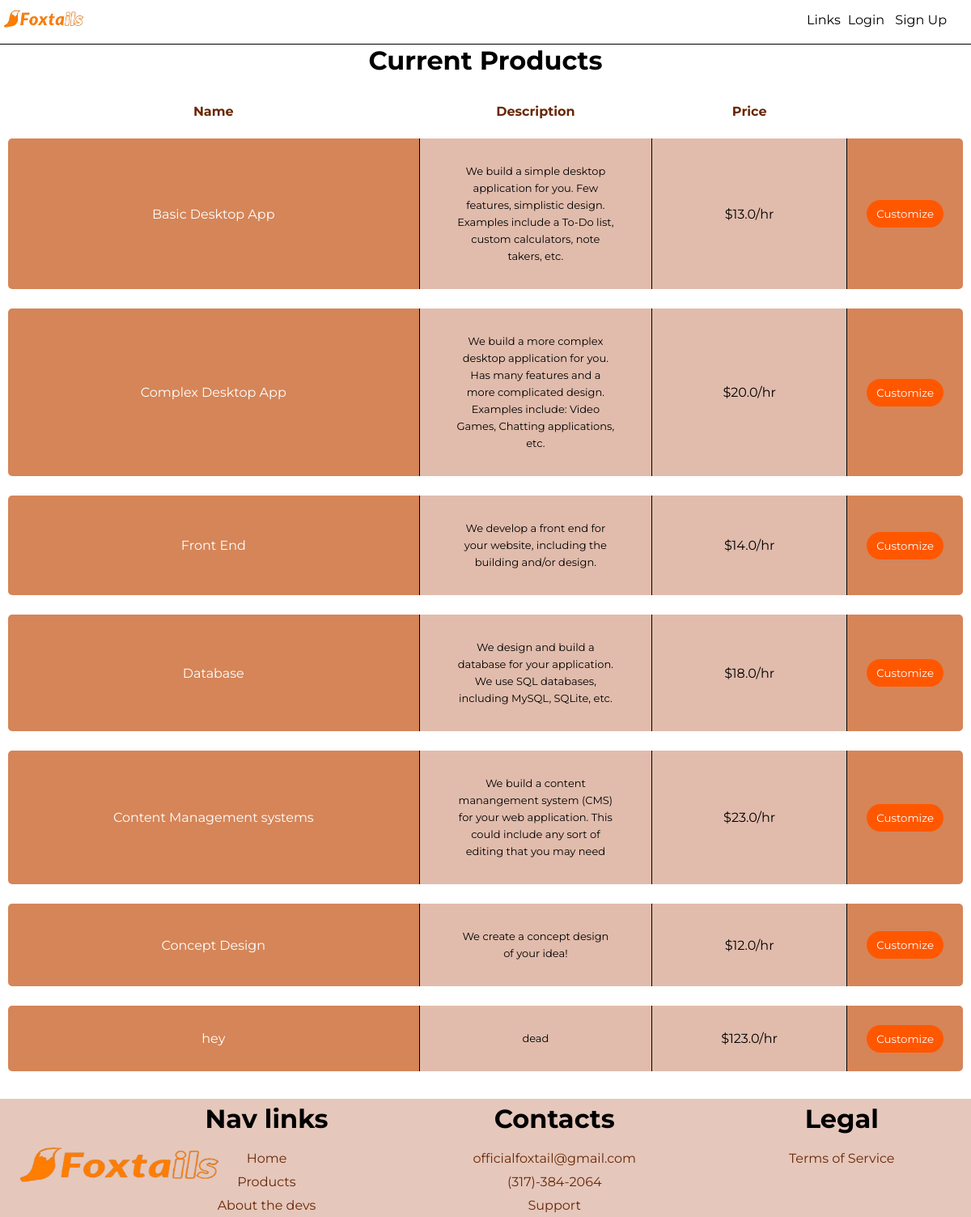
Page /products on the committed database.
### app/models.py (models this page shows, shortened)
class Products(db.Model):
	id = db.Column(db.Integer, primary_key=True)
	name = db.Column(db.String(64), index=True, unique=True)
	desc = db.Column(db.String(256), index=True, unique=True)
	price = db.Column(db.Integer, index=True)

### app/routes.py (the view)
@app.route('/products')
def products():
	product = Products.query.all()
	return render_template('products.html', title="Products", products=product)

### app/templates/products.html
{% extends 'base.html' %}
{% block content %}
    <div class="container-products">
        <h1>Current Products</h1>
        <table>
            <thead>
                <tr class="trhead-products">
                    <th>Name</th>
                    <th class="desc-products">Description</th>
                    <th>Price</th>
                </tr>
            </thead>
            <tbody>
                {% for product in products %}
                    <tr>
                        <td class="name-products">{{ product.name }}</td>
                        <td class="description">{{ product.desc }}</td>
                        <td>${{ product.price }}/hr</td>
                        <th class="button-td-products"><a href="/customize/{{ product.name }}"><button>Customize</button></a></th>
                    </tr>
                {% endfor %}
            </tbody>
        </table>
    </div>
{% endblock %}

### app/templates/base.html (shortened to what this page needs)
<!DOCTYPE html>
<html>
    <head>
        <link rel="stylesheet" href="../static/style.css">
    </head>
    <body>
        <div id="header">
            <a href="/" style="text-decoration: none;"><input id="favicon" type="image" name="logo" src="../static/logo-1.png" width=100 height=50></a>
            <div id="header-links-accounts">
                <span class="links-header">
                    <button class="dropbtn">Links</button>
                </span>
                {% if current_user.is_anonymous %}
                    <span class="account-links-header">
                        <a class="login" href="/account/login">Login</a>
                        <a class="signup" href="/account/register">Sign Up</a>
                    </span>
                {% else %}
                    <span class="account-links-header-logged-in">
                        <a href="/account/{{ current_user.username }}">{{ current_user.username }}</p>
                        <a class="logout" href="/account/logout">Log Out</a>
                    </span>
                {% endif %}
            </div>
        </div>
        {% block content %}{% endblock %}
        <footer id="footer">
            <p><img src="../static/logo-1.png" alt="Logo Image"></p>
            <div class="nav-links-footer">
                <h1>Nav links</h1>
                <a href="/">Home</a>
                <a href="/products">Products</a>
                <a href="/about_the_devs">About the devs</a>
            </div>
            <div class="contact-us">
                <h1>Contacts</h1>
                <a href="mailto:officialfoxtail@gmail.com">officialfoxtail@gmail.com</a>
                <a href="tel:+3173842064">(317)-384-2064</a>
                <a href="/service">Support</a>
            </div>
            <div class="legal-info">
                <h1>Legal</h1>
                <a href="/termsofservice">Terms of Service</a>
            </div>
        </footer>
    </body>
</html>

### app/static/style.css (style rules this page uses)
* { font-family: 'Montserrat', cursive, sans-serif; color: #000; border: 0; padding: 0; margin: 0; }
#header { position: fixed; top: 0; width: 100%; z-index: 2; border-bottom: 1px solid black; background-color: white; }
#header a { padding-left: 5px; }
#header-links-accounts { position: absolute; display: inline-block; top: 15px; right: 30px; }
.links-header { position: relative; float: left; }
.account-links-header { float: right; }
.account-links-header a { text-decoration: none; color: #000; }
.dropbtn { border: 0; padding: 0 4px 0 4px; background-color: transparent; color: #000; font-size: 16px; border-radius: 5px 5px 0 0; }
.login { padding: 0 4px 0 4px; }
#footer { position: relative; width: 100%; background-color: #E5C7BC; display: flex; justify-content: space-around; align-items: flex-start; flex-flow: row wrap; }
#footer img { height: 100px; width: 250px; position: absolute; top: 85px; left: 150px; transform: translate(-50%, -50%); }
.nav-links-footer, .contact-us, .legal-info { display: flex; justify-content: center; align-items: center; flex-flow: column wrap; }
#footer h1 { margin: 5px 0 15px 0; }
#footer a { padding: 5px 10px; text-decoration: none; color: #692705; font-size: 16px; transition: all 0.5s ease-in; }
.container-products { margin-top: 55px; text-align: center; scroll-behavior: auto; }
.container-products table { border-collapse: separate; border-spacing: 0px 1.5em; position: relative; padding: 10px; width: 100%; }
.container-products thead { width: 100%; }
.container-products tbody { width: 100%; }
.container-products table td { background-color: #E1BCAC; color: black; padding: 30px 45px; line-height: 21px; }
.container-products table th { color: #692705; }
.button-td-products { border-left: 1px solid black; background-color: #D58558; color: #ffffff; line-height: 21px; border-radius: 0 5px 5px 0; transition: transform 0.3s ease-in-out; }
.button-td-products a button { background-color: #ff5700; color: white; padding: 9px 12px; border-radius: 20px; text-decoration: none; transition: transform 0.3s ease-in-out; }
.container-products table td:first-child { border-radius: 5px 0 0 5px; }
.container-products tr { text-align: center; }
.name-products { background-color: #D58558 !important; color: white !important; }
.description { font-size: 13px; max-width: 100px; background-color: #E1BCAC; border-right: 1px solid black; border-left: 1px solid black; }
#issue-support h1, p { padding-top: 10px; }

### rows in the picture
Products: name "Basic Desktop App", desc "We build a simple desktop application for you. Few features, simplistic design. Examples include a To-Do list, custom calculators, note takers, etc.", price "13.0"
Products: name "Complex Desktop App", desc "We build a more complex desktop application for you. Has many features and a more complicated design. Examples include: Video Games, Chatting applications, etc.", price "20.0"
Products: name "Front End", desc "We develop a front end for your website, including the building and/or design.", price "14.0"
Products: name "Database", desc "We design and build a database for your application. We use SQL databases, including MySQL, SQLite, etc.", price "18.0"
Products: name "Content Management systems", desc "We build a content manangement system (CMS) for your web application. This could include any sort of editing that you may need", price "23.0"
Products: name "Concept Design", desc "We create a concept design of your idea!", price "12.0"
Products: name "hey", desc "dead", price "123.0"
